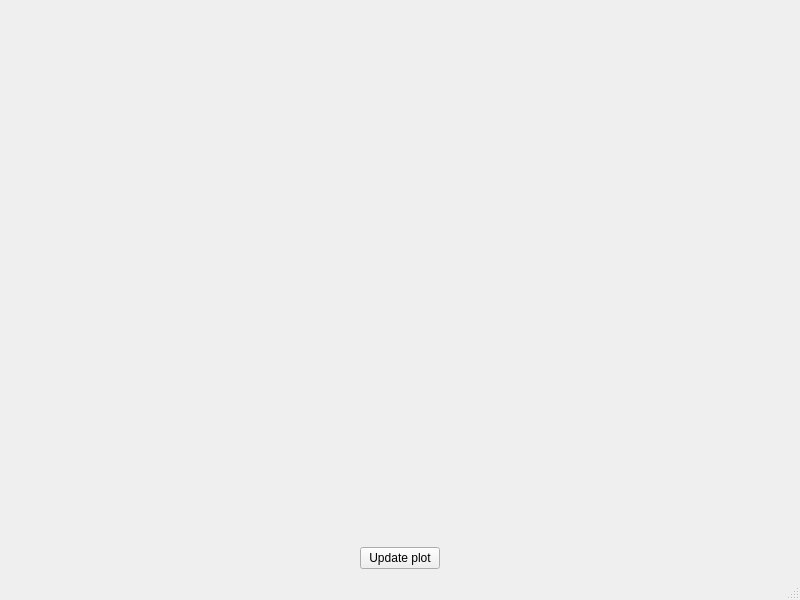
<?xml version="1.0" encoding="UTF-8"?>
<ui version="4.0">
 <class>MainWindow</class>
 <widget class="QMainWindow" name="MainWindow">
  <property name="geometry">
   <rect>
    <x>0</x>
    <y>0</y>
    <width>800</width>
    <height>600</height>
   </rect>
  </property>
  <property name="minimumSize">
   <size>
    <width>800</width>
    <height>600</height>
   </size>
  </property>
  <widget class="QWidget" name="centralwidget">
   <layout class="QGridLayout" name="gridLayout">
    <item row="1" column="0">
     <widget class="MplWidget" name="MplWidget" native="true">
      <property name="minimumSize">
       <size>
        <width>0</width>
        <height>300</height>
       </size>
      </property>
     </widget>
    </item>
    <item row="2" column="0">
     <layout class="QHBoxLayout" name="horizontalLayout">
      <item>
       <spacer name="horizontalSpacer">
        <property name="orientation">
         <enum>Qt::Horizontal</enum>
        </property>
        <property name="sizeHint" stdset="0">
         <size>
          <width>40</width>
          <height>20</height>
         </size>
        </property>
       </spacer>
      </item>
      <item>
       <widget class="QPushButton" name="pushButton_generate_random_signal">
        <property name="text">
         <string>Update plot</string>
        </property>
       </widget>
      </item>
      <item>
       <spacer name="horizontalSpacer_2">
        <property name="orientation">
         <enum>Qt::Horizontal</enum>
        </property>
        <property name="sizeHint" stdset="0">
         <size>
          <width>40</width>
          <height>20</height>
         </size>
        </property>
       </spacer>
      </item>
     </layout>
    </item>
   </layout>
  </widget>
  <widget class="QMenuBar" name="menubar">
   <property name="geometry">
    <rect>
     <x>0</x>
     <y>0</y>
     <width>800</width>
     <height>21</height>
    </rect>
   </property>
  </widget>
  <widget class="QStatusBar" name="statusbar"/>
 </widget>
 <customwidgets>
  <customwidget>
   <class>MplWidget</class>
   <extends>QWidget</extends>
   <header>mplwidget.h</header>
   <container>1</container>
  </customwidget>
 </customwidgets>
 <resources/>
 <connections/>
</ui>
